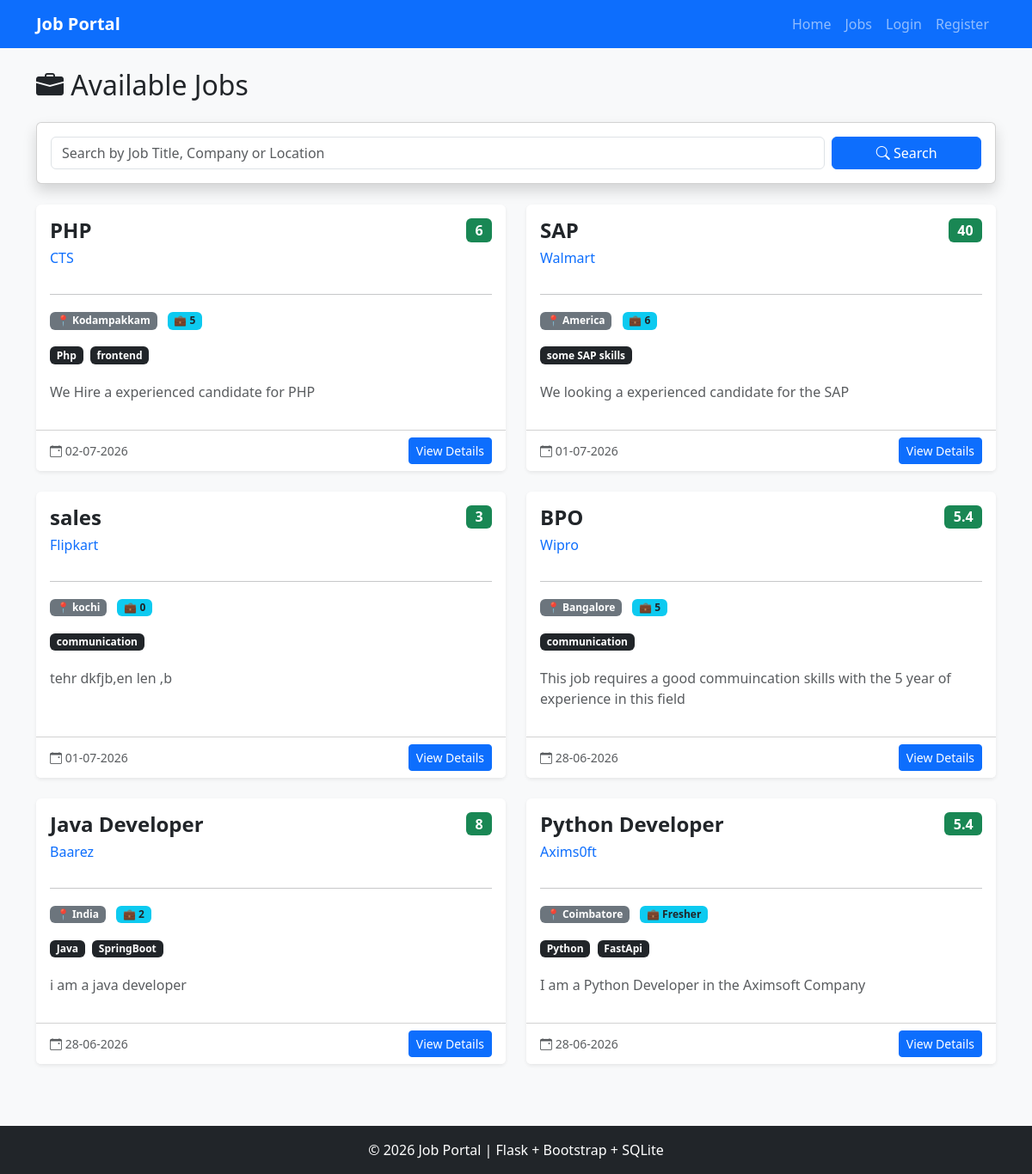
/jobs, run on an earlier commit of the app's database.
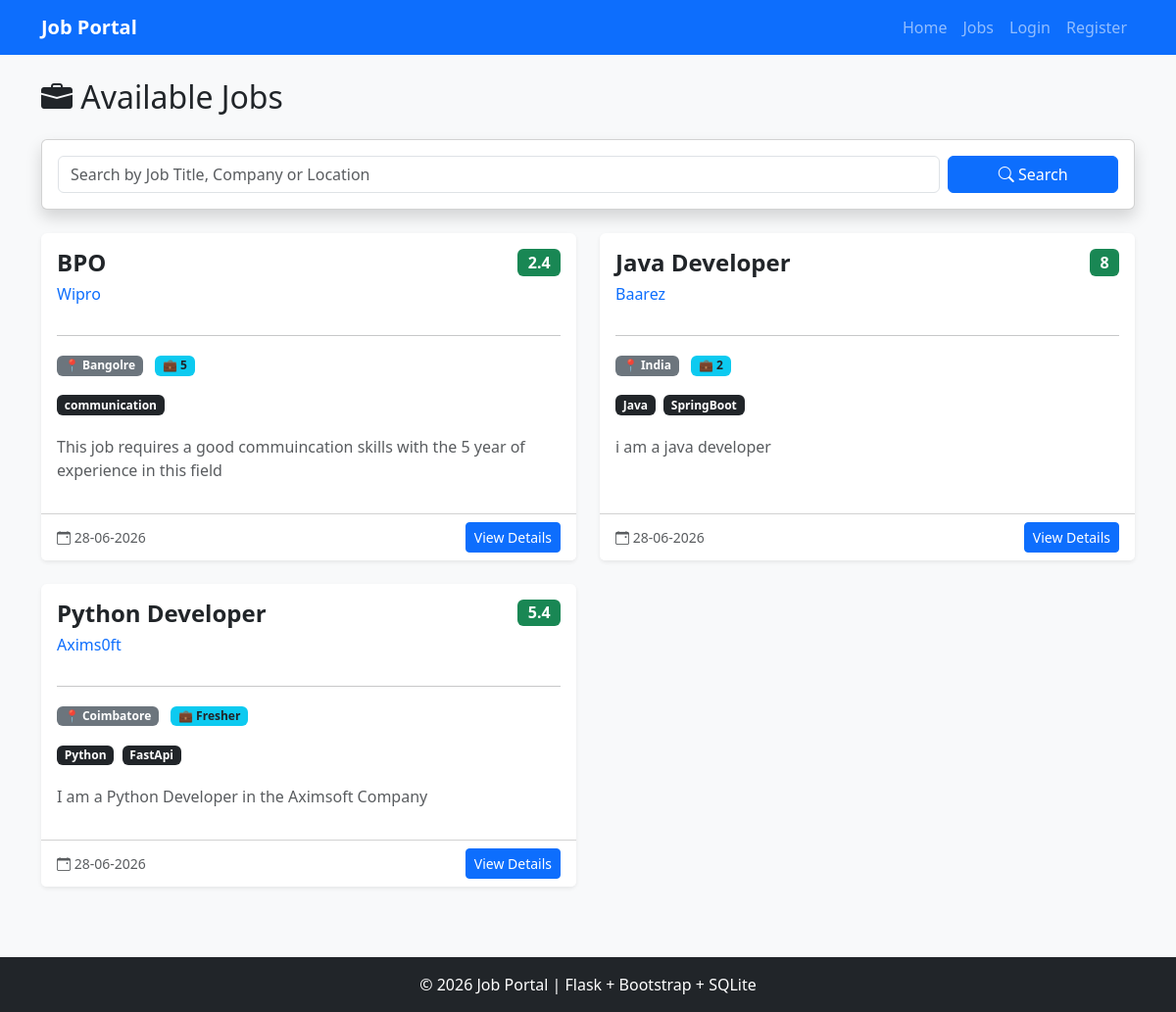
And on a later commit of the database.
### tables this page shows
CREATE TABLE jobs
    (
        id INTEGER PRIMARY KEY AUTOINCREMENT,

        employer_id INTEGER NOT NULL,

        company_name TEXT NOT NULL,

        job_title TEXT NOT NULL,

        location TEXT NOT NULL,

        experience TEXT NOT NULL,

        salary TEXT NOT NULL,

        skills TEXT NOT NULL,

        description TEXT NOT NULL,

        posted_date TEXT NOT NULL,

        FOREIGN KEY (employer_id)
        REFERENCES users(id)
    );

### app.py (the view)
@app.route("/jobs")
def jobs():
    search = request.args.get("search", "").strip()
    if search:
        jobs = search_jobs(search)
    else:
        jobs = get_all_jobs()
    return render_template(
        "jobs.html",
        jobs=jobs,
        search=search
    )

### database.py (called while the page is built)
def get_connection():
    conn = sqlite3.connect(DATABASE_NAME)
    conn.row_factory = sqlite3.Row
    return conn

def get_all_jobs():
    conn = get_connection()
    jobs = conn.execute("""
    SELECT *
    FROM jobs
    ORDER BY id DESC
    """).fetchall()
    conn.close()
    return jobs

### templates/jobs.html (shortened to what this page needs)
{% extends "base.html" %}
{% block content %}
<h2 class="mb-4">
    <i class="bi bi-briefcase-fill"></i>
    Available Jobs
</h2>
<div class="card shadow mb-4">
    <div class="card-body">
        <form method="GET">
            <div class="row g-2">
                <div class="col-md-10">
                    <input
                        type="text"
                        name="search"
                        class="form-control"
                        placeholder="Search by Job Title, Company or Location"
                        value="{{ request.args.get('search', '') }}">
                </div>
                <div class="col-md-2">
                    <button
                        class="btn btn-primary w-100">
                        <i class="bi bi-search"></i>
                        Search
                    </button>
                </div>
            </div>
        </form>
    </div>
</div>
{% if jobs %}
<div class="row">
{% for job in jobs %}
<div class="col-lg-6 mb-4">
    <div class="card shadow-sm border-0 h-100">
        <div class="card-body">
            <div class="d-flex justify-content-between align-items-start">
                <div>
                    <h4 class="fw-bold">
                        {{ job["job_title"] }}
                    </h4>
                    <h6 class="text-primary mb-3">
                        {{ job["company_name"] }}
                    </h6>
                </div>
                <span class="badge bg-success fs-6">
                    {{ job["salary"] }}
                </span>
            </div>
            <hr>
            <div class="mb-3">
                <span class="badge bg-secondary me-2">
                    📍 {{ job["location"] }}
                </span>
                <span class="badge bg-info text-dark">
                    💼 {{ job["experience"] }}
                </span>
            </div>
            <div class="mb-3">
                {% for skill in job["skills"].split(",") %}
                    <span class="badge bg-dark me-1 mb-1">
                        {{ skill.strip() }}
                    </span>
                {% endfor %}
            </div>
            <p class="text-muted">
                {{ job["description"][:120] }}
            </p>
        </div>
        <div class="card-footer bg-white d-flex justify-content-between align-items-center">
            <small class="text-muted">
                <i class="bi bi-calendar-event"></i>
                {{ job["posted_date"] }}
            </small>
            <a
                href="{{ url_for('job_details', job_id=job['id']) }}"
                class="btn btn-primary btn-sm">
                View Details
            </a>
        </div>
    </div>
</div>
{% endfor %}
</div>
{% endif %}
{% endblock %}x

What changed in the data, as far as the page shows it:
removed jobs: job_title "PHP", company_name "CTS", salary "6", location "Kodampakkam", experience "5", strip "Php" "frontend", description "We Hire a experienced candidate for PHP", posted_date "02-07-2026", shown under "Available Jobs"
removed jobs: job_title "SAP", company_name "Walmart", salary "40", location "America", experience "6", strip "some SAP skills", description "We looking a experienced candidate for the SAP", posted_date "01-07-2026"
removed jobs: job_title "sales", company_name "Flipkart", salary "3", location "kochi", experience "0", strip "communication", description "tehr dkfjb,en len ,b", posted_date "01-07-2026"
changed jobs "BPO": salary "5.4" → "2.4"; location "Bangalore" → "Bangolre"
